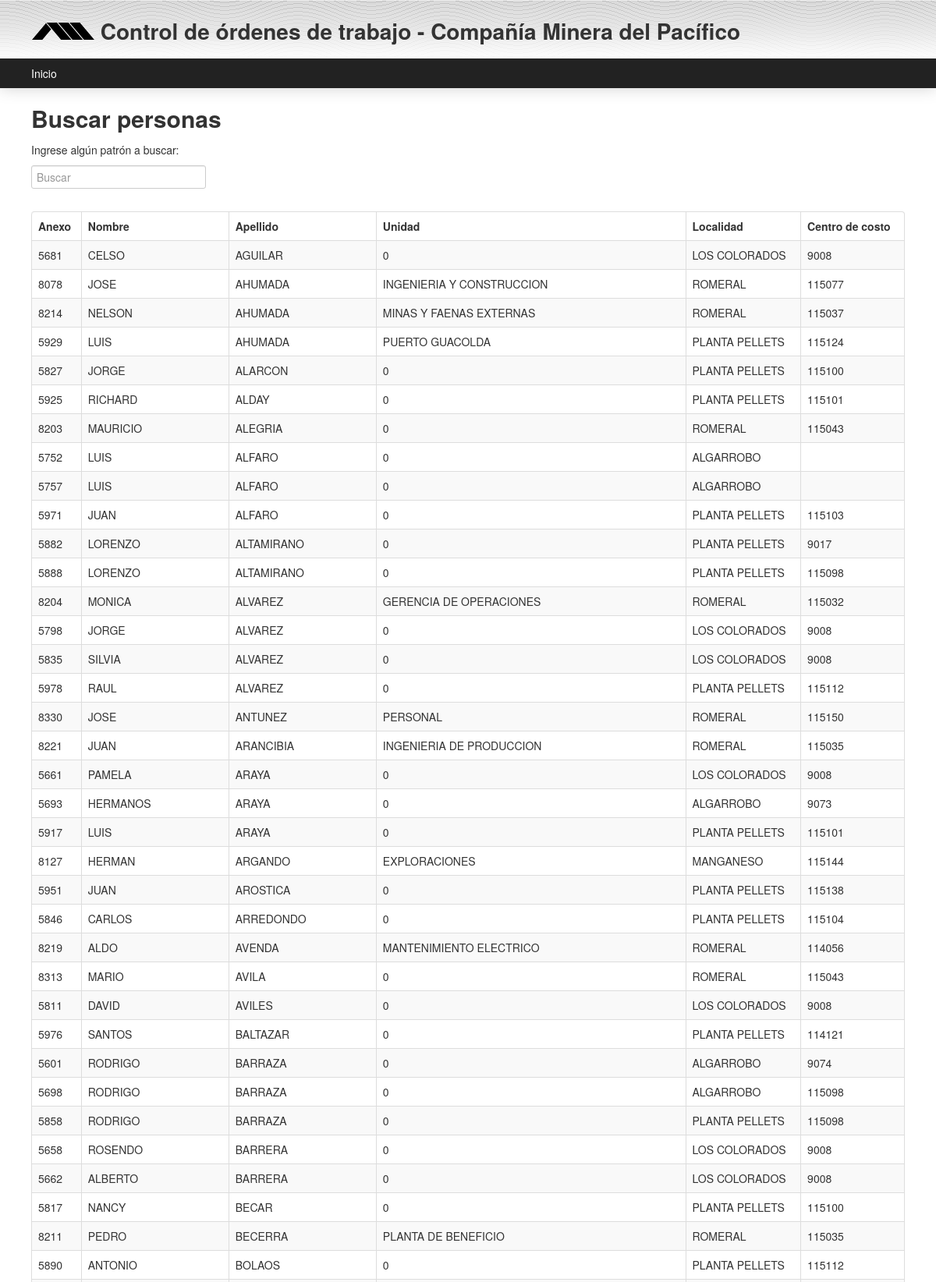
The app's page /cmp/guia/buscar_personas.php (upper part) with its own data.
### tables this page shows
CREATE TABLE IF NOT EXISTS `guia_personas` (
  `idguia_personas` int(11) NOT NULL AUTO_INCREMENT,
  `anexo` int(11) DEFAULT NULL,
  `nombre` varchar(50) DEFAULT NULL,
  `apellido` varchar(50) DEFAULT NULL,
  `unidad` varchar(45) DEFAULT NULL,
  `localidad` varchar(45) DEFAULT NULL,
  `centro_de_costo` int(11) DEFAULT NULL,
  PRIMARY KEY (`idguia_personas`)
);

### cmp/guia/buscar_personas.php (the view, shortened to what this page needs)
<!DOCTYPE HTML PUBLIC "-//W3C//DTD HTML 4.01 Transitional//EN" "http://www.w3.org/TR/html4/loose.dtd">
<html>
<head>
  <?php include ("../include/head.php")?>
</head>
<body>
<div id="container">
<?php include ("../include/menu.php"); ?>
<div id="content">
<h2>Buscar personas</h2>
<p>Ingrese algún patrón a buscar:</p>
<form action="#">
    <fieldset>
        <input type="text" name="search" value="" id="id_busqueda" placeholder="Buscar" autofocus></input>
    </fieldset>
</form>
<?php
$sql= "SELECT `anexo`, `nombre`, `apellido`, `unidad`, `localidad`, `centro_de_costo`
       FROM `guia_personas` " ;
$result = mysql_query($sql) or die(mysql_error());
$rows = mysql_num_rows($result);
?>
    <div style="overflow-x: auto; overflow-y: hidden;">
<?php
     if ( $rows == 0) : ?>
    <p>No se encontraron registros con los datos ingresados.</p>
<?php else : ?>
    <table id="tabla_personas" class="ui-widget ui-widget-content table table-striped table-bordered">
      <thead class="ui-widget-header">
      <tr>
      	<th scope="col">Anexo</th>
		<th scope="col">Nombre</th>
		<th scope="col">Apellido</th>
		<th scope="col">Unidad</th>
		<th scope="col">Localidad</th>
		<th scope="col">Centro de costo</th>
      </tr>
      </thead>
      <tbody>
   <?php
     for ($i = 0; $i < $rows; $i++)
     $agenda[] = mysql_fetch_assoc($result);
   ?>
	    <?php for ($i = 0; $i < $rows; $i++): ?>
	<tr>
	       	<td><?php echo $agenda[$i]['anexo']; ?></td>
 			<td><?php echo $agenda[$i]['nombre']; ?></td>
   	        <td><?php echo $agenda[$i]['apellido']; ?></td>
   	        <td><?php echo $agenda[$i]['unidad']; ?></td>
	        <td><?php echo $agenda[$i]['localidad']; ?></td>
	        <td><?php echo $agenda[$i]['centro_de_costo'] ?></td>
	</tr>
    <?php
             endfor;
    ?>
      </tbody>
    </table>
<?php endif; ?>
    </div>
</div>
</div>
</body>
</html>

### cmp/css/global.css (style rules this page uses)
h2 { margin-bottom: 10px; }
p { clear: both; }

### records on screen
guia_personas: anexo "5681", nombre "CELSO", apellido "AGUILAR", unidad "0", localidad "LOS COLORADOS", centro_de_costo "9008"
guia_personas: anexo "8078", nombre "JOSE", apellido "AHUMADA", unidad "INGENIERIA Y CONSTRUCCION", localidad "ROMERAL", centro_de_costo "115077"
guia_personas: anexo "8214", nombre "NELSON", apellido "AHUMADA", unidad "MINAS Y FAENAS EXTERNAS", localidad "ROMERAL", centro_de_costo "115037"
guia_personas: anexo "5929", nombre "LUIS", apellido "AHUMADA", unidad "PUERTO GUACOLDA", localidad "PLANTA PELLETS", centro_de_costo "115124"
guia_personas: anexo "5827", nombre "JORGE", apellido "ALARCON", unidad "0", localidad "PLANTA PELLETS", centro_de_costo "115100"
guia_personas: anexo "5925", nombre "RICHARD", apellido "ALDAY", unidad "0", localidad "PLANTA PELLETS", centro_de_costo "115101"
guia_personas: anexo "8203", nombre "MAURICIO", apellido "ALEGRIA", unidad "0", localidad "ROMERAL", centro_de_costo "115043"
guia_personas: anexo "5752", nombre "LUIS", apellido "ALFARO", unidad "0", localidad "ALGARROBO"
guia_personas: anexo "5757", nombre "LUIS", apellido "ALFARO", unidad "0", localidad "ALGARROBO"
guia_personas: anexo "5971", nombre "JUAN", apellido "ALFARO", unidad "0", localidad "PLANTA PELLETS", centro_de_costo "115103"
guia_personas: anexo "5882", nombre "LORENZO", apellido "ALTAMIRANO", unidad "0", localidad "PLANTA PELLETS", centro_de_costo "9017"
guia_personas: anexo "5888", nombre "LORENZO", apellido "ALTAMIRANO", unidad "0", localidad "PLANTA PELLETS", centro_de_costo "115098"
guia_personas: anexo "8204", nombre "MONICA", apellido "ALVAREZ", unidad "GERENCIA DE OPERACIONES", localidad "ROMERAL", centro_de_costo "115032"
guia_personas: anexo "5798", nombre "JORGE", apellido "ALVAREZ", unidad "0", localidad "LOS COLORADOS", centro_de_costo "9008"
guia_personas: anexo "5835", nombre "SILVIA", apellido "ALVAREZ", unidad "0", localidad "LOS COLORADOS", centro_de_costo "9008"
guia_personas: anexo "5978", nombre "RAUL", apellido "ALVAREZ", unidad "0", localidad "PLANTA PELLETS", centro_de_costo "115112"
guia_personas: anexo "8330", nombre "JOSE", apellido "ANTUNEZ", unidad "PERSONAL", localidad "ROMERAL", centro_de_costo "115150"
guia_personas: anexo "8221", nombre "JUAN", apellido "ARANCIBIA", unidad "INGENIERIA DE PRODUCCION", localidad "ROMERAL", centro_de_costo "115035"
guia_personas: anexo "5661", nombre "PAMELA", apellido "ARAYA", unidad "0", localidad "LOS COLORADOS", centro_de_costo "9008"
guia_personas: anexo "5693", nombre "HERMANOS", apellido "ARAYA", unidad "0", localidad "ALGARROBO", centro_de_costo "9073"
guia_personas: anexo "5917", nombre "LUIS", apellido "ARAYA", unidad "0", localidad "PLANTA PELLETS", centro_de_costo "115101"
guia_personas: anexo "8127", nombre "HERMAN", apellido "ARGANDO", unidad "EXPLORACIONES", localidad "MANGANESO", centro_de_costo "115144"
guia_personas: anexo "5951", nombre "JUAN", apellido "AROSTICA", unidad "0", localidad "PLANTA PELLETS", centro_de_costo "115138"
guia_personas: anexo "5846", nombre "CARLOS", apellido "ARREDONDO", unidad "0", localidad "PLANTA PELLETS", centro_de_costo "115104"
guia_personas: anexo "8219", nombre "ALDO", apellido "AVENDA", unidad "MANTENIMIENTO ELECTRICO", localidad "ROMERAL", centro_de_costo "114056"
guia_personas: anexo "8313", nombre "MARIO", apellido "AVILA", unidad "0", localidad "ROMERAL", centro_de_costo "115043"
guia_personas: anexo "5811", nombre "DAVID", apellido "AVILES", unidad "0", localidad "LOS COLORADOS", centro_de_costo "9008"
guia_personas: anexo "5976", nombre "SANTOS", apellido "BALTAZAR", unidad "0", localidad "PLANTA PELLETS", centro_de_costo "114121"
guia_personas: anexo "5601", nombre "RODRIGO", apellido "BARRAZA", unidad "0", localidad "ALGARROBO", centro_de_costo "9074"
guia_personas: anexo "5698", nombre "RODRIGO", apellido "BARRAZA", unidad "0", localidad "ALGARROBO", centro_de_costo "115098"
guia_personas: anexo "5858", nombre "RODRIGO", apellido "BARRAZA", unidad "0", localidad "PLANTA PELLETS", centro_de_costo "115098"
guia_personas: anexo "5658", nombre "ROSENDO", apellido "BARRERA", unidad "0", localidad "LOS COLORADOS", centro_de_costo "9008"
guia_personas: anexo "5662", nombre "ALBERTO", apellido "BARRERA", unidad "0", localidad "LOS COLORADOS", centro_de_costo "9008"
guia_personas: anexo "5817", nombre "NANCY", apellido "BECAR", unidad "0", localidad "PLANTA PELLETS", centro_de_costo "115100"
guia_personas: anexo "8211", nombre "PEDRO", apellido "BECERRA", unidad "PLANTA DE BENEFICIO", localidad "ROMERAL", centro_de_costo "115035"
guia_personas: anexo "5890", nombre "ANTONIO", apellido "BOLAOS", unidad "0", localidad "PLANTA PELLETS", centro_de_costo "115112"
